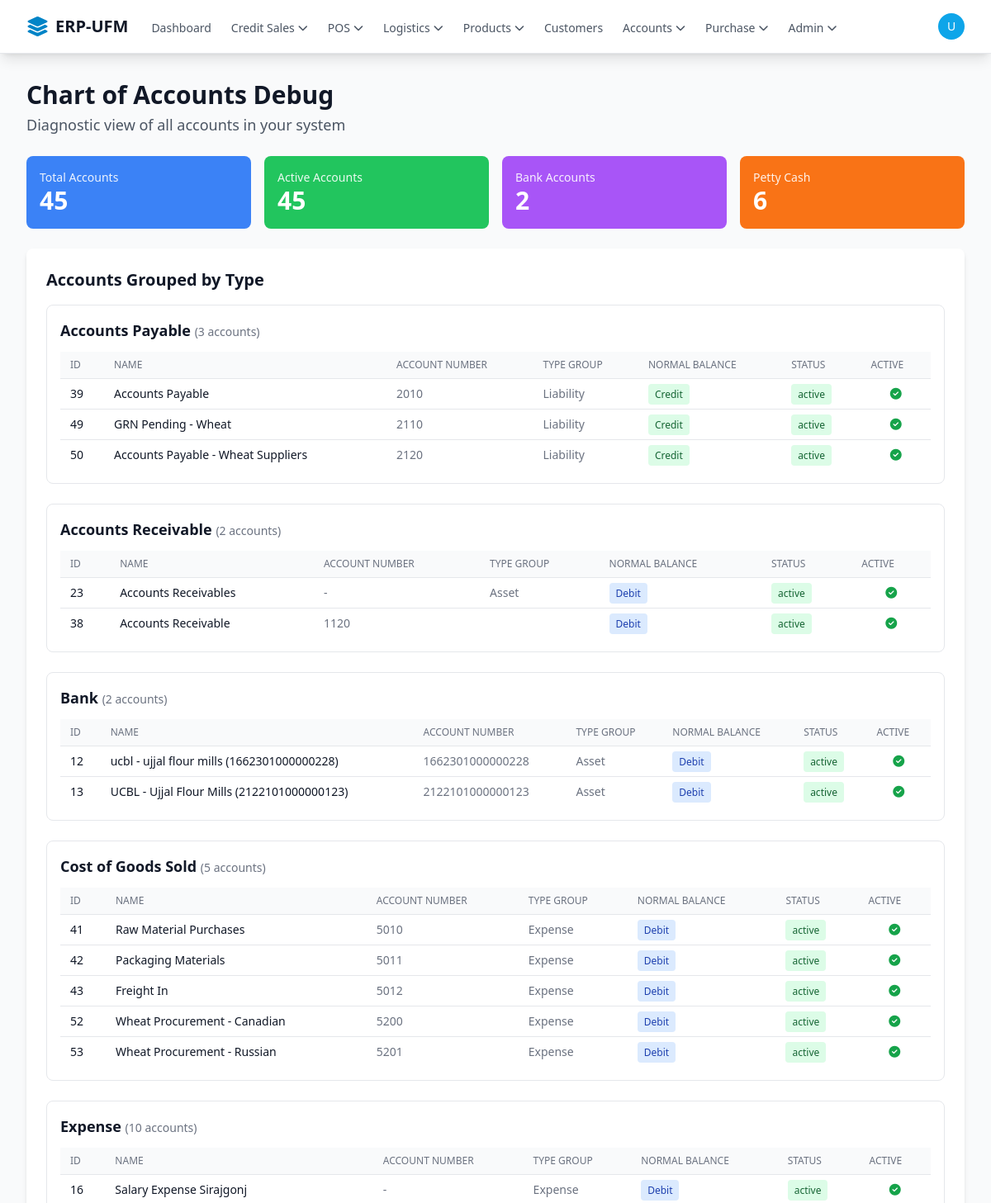
/accounts/debug_accounts.php (signed in, upper part), run on the app's committed database.
### tables this page shows
CREATE TABLE `chart_of_accounts` (
  `id` bigint(20) UNSIGNED NOT NULL,
  `account_number` varchar(100) DEFAULT NULL,
  `account_type` enum('Bank','Petty Cash','Cash','Accounts Receivable','Other Current Asset','Fixed Asset','Accounts Payable','Credit Card','Loan','Other Liability','Owner Equity','Revenue','Other Income','Expense','Cost of Goods Sold','Other Expense') NOT NULL,
  `branch_id` bigint(20) UNSIGNED DEFAULT NULL COMMENT 'Links petty cash accounts to specific branches for real-time tracking',
  `account_type_group` varchar(100) DEFAULT NULL COMMENT 'e.g., Asset, Liability, Expense',
  `normal_balance` enum('Debit','Credit') NOT NULL,
  `status` enum('active','inactive') NOT NULL DEFAULT 'active',
  `description` text DEFAULT NULL,
  `is_active` tinyint(1) NOT NULL DEFAULT 1,
  `created_at` timestamp NOT NULL DEFAULT current_timestamp(),
  `name` varchar(255) NOT NULL
);

### core/init.php (called while the page is built, shortened)
<?php
spl_autoload_register(function ($class) {
    $class_file = __DIR__ . '/classes/' . $class . '.php';
});
$db = Database::getInstance();

### core/classes/Database.php (called while the page is built, shortened)
<?php
class Database
{
    private static $_instance = null;
    private $_pdo,
            $_query,
            $_error = false,
            $_results,
            $_count = 0;
    private function __construct()
    {
        try {
            $options = [
                PDO::ATTR_PERSISTENT => true,
                PDO::ATTR_ERRMODE => PDO::ERRMODE_EXCEPTION,
                PDO::ATTR_DEFAULT_FETCH_MODE => PDO::FETCH_OBJ,
                PDO::MYSQL_ATTR_INIT_COMMAND => "SET NAMES utf8mb4 COLLATE utf8mb4_unicode_ci"
            ];
            $this->_pdo = new PDO('mysql:host=' . DB_HOST . ';dbname=' . DB_NAME . ';charset=utf8mb4', DB_USER, DB_PASS, $options);
        } catch (PDOException $e) {
            error_log("Database Connection Error: " . $e->getMessage());
            die("Database connection failed. Please check logs or contact support.");
        }
    }
    public static function getInstance()
    {
        if (!isset(self::$_instance)) {
            self::$_instance = new Database();
        }
        return self::$_instance;
    }
    public function query($sql, $params = [])
    {
        $this->_results = [];
        try {
            $this->_query = $this->_pdo->prepare($sql);
            $success = $this->_query->execute($params);
            if ($success) {
                if (stripos(trim($sql), 'SELECT') === 0) {
                    $this->_results = $this->_query->fetchAll(PDO::FETCH_OBJ);
                } else {
                    $this->_count = $this->_query->rowCount();
                }
            }
        } catch (PDOException $e) {
            $this->_error = true;
            error_log("SQL Error [{$e->getCode()}]: {$e->getMessage()} in query: $sql | Params: " . print_r($params, true));
        }
        return $this;
    }
    public function results()
    {
        return $this->_results;
    }
}
?>

### accounts/debug_accounts.php (the view, shortened to what this page needs)
<?php
require_once '../core/init.php';
global $db;
$all_accounts = [];
try {
    $all_accounts = $db->query(
        "SELECT
            id,
            name,
            account_number,
            account_type,
            account_type_group,
            normal_balance,
            status,
            is_active,
            created_at
         FROM chart_of_accounts
         ORDER BY id ASC"
    )->results();
} catch (Exception $e) {
    die("Error: " . $e->getMessage());
}
require_once '../templates/header.php';
?>
<div class="mb-6">
    <h1 class="text-3xl font-bold text-gray-900">Chart of Accounts Debug</h1>
    <p class="text-lg text-gray-600 mt-1">
        Diagnostic view of all accounts in your system
    </p>
</div>
<div class="grid grid-cols-1 md:grid-cols-4 gap-4 mb-6">
    <?php
    $total = count($all_accounts);
    $active = array_filter($all_accounts, fn($a) => $a->status === 'active' && $a->is_active == 1);
    $banks = array_filter($all_accounts, fn($a) => $a->account_type === 'Bank');
    $petty_cash = array_filter($all_accounts, fn($a) => $a->account_type === 'Petty Cash');
    ?>
    <div class="bg-blue-500 text-white rounded-lg p-4">
        <div class="text-sm opacity-90">Total Accounts</div>
        <div class="text-3xl font-bold"><?php echo $total; ?></div>
    </div>
    <div class="bg-green-500 text-white rounded-lg p-4">
        <div class="text-sm opacity-90">Active Accounts</div>
        <div class="text-3xl font-bold"><?php echo count($active); ?></div>
    </div>
    <div class="bg-purple-500 text-white rounded-lg p-4">
        <div class="text-sm opacity-90">Bank Accounts</div>
        <div class="text-3xl font-bold"><?php echo count($banks); ?></div>
    </div>
    <div class="bg-orange-500 text-white rounded-lg p-4">
        <div class="text-sm opacity-90">Petty Cash</div>
        <div class="text-3xl font-bold"><?php echo count($petty_cash); ?></div>
    </div>
</div>
<div class="bg-white rounded-lg shadow-md p-6 mb-6">
    <h2 class="text-xl font-bold text-gray-900 mb-4">Accounts Grouped by Type</h2>
    <?php
    $grouped = [];
    foreach ($all_accounts as $account) {
        $type = $account->account_type;
        if (!isset($grouped[$type])) {
            $grouped[$type] = [];
        }
        $grouped[$type][] = $account;
    }
    ksort($grouped);
    ?>
    <div class="space-y-6">
        <?php foreach ($grouped as $type => $accounts): ?>
            <div class="border border-gray-200 rounded-lg p-4">
                <h3 class="text-lg font-semibold text-gray-900 mb-3">
                    <?php echo htmlspecialchars($type); ?>
                    <span class="text-sm font-normal text-gray-500">(<?php echo count($accounts); ?> accounts)</span>
                </h3>
                <div class="overflow-x-auto">
                    <table class="min-w-full divide-y divide-gray-200">
                        <thead class="bg-gray-50">
                            <tr>
                                <th class="px-3 py-2 text-left text-xs font-medium text-gray-500 uppercase">ID</th>
                                <th class="px-3 py-2 text-left text-xs font-medium text-gray-500 uppercase">Name</th>
                                <th class="px-3 py-2 text-left text-xs font-medium text-gray-500 uppercase">Account Number</th>
                                <th class="px-3 py-2 text-left text-xs font-medium text-gray-500 uppercase">Type Group</th>
                                <th class="px-3 py-2 text-left text-xs font-medium text-gray-500 uppercase">Normal Balance</th>
                                <th class="px-3 py-2 text-left text-xs font-medium text-gray-500 uppercase">Status</th>
                                <th class="px-3 py-2 text-left text-xs font-medium text-gray-500 uppercase">Active</th>
                            </tr>
                        </thead>
                        <tbody class="bg-white divide-y divide-gray-200">
                            <?php foreach ($accounts as $account): ?>
                                <tr class="<?php echo ($account->status !== 'active' || $account->is_active != 1) ? 'bg-red-50' : ''; ?>">
                                    <td class="px-3 py-2 text-sm text-gray-900"><?php echo $account->id; ?></td>
                                    <td class="px-3 py-2 text-sm text-gray-900 font-medium">
                                        <?php echo htmlspecialchars($account->name); ?>
                                    </td>
                                    <td class="px-3 py-2 text-sm text-gray-500">
                                        <?php echo $account->account_number ? htmlspecialchars($account->account_number) : '-'; ?>
                                    </td>
                                    <td class="px-3 py-2 text-sm text-gray-500">
                                        <?php echo htmlspecialchars($account->account_type_group); ?>
                                    </td>
                                    <td class="px-3 py-2 text-sm">
                                        <span class="px-2 py-1 text-xs font-medium rounded <?php echo $account->normal_balance === 'Debit' ? 'bg-blue-100 text-blue-800' : 'bg-green-100 text-green-800'; ?>">
                                            <?php echo htmlspecialchars($account->normal_balance); ?>
                                        </span>
                                    </td>
                                    <td class="px-3 py-2 text-sm">
                                        <span class="px-2 py-1 text-xs font-medium rounded <?php echo $account->status === 'active' ? 'bg-green-100 text-green-800' : 'bg-red-100 text-red-800'; ?>">
                                            <?php echo htmlspecialchars($account->status); ?>
                                        </span>
                                    </td>
                                    <td class="px-3 py-2 text-sm text-center">
                                        <?php if ($account->is_active): ?>
                                            <i class="fas fa-check-circle text-green-600"></i>
                                        <?php else: ?>
                                            <i class="fas fa-times-circle text-red-600"></i>
                                        <?php endif; ?>
                                    </td>
                                </tr>
                            <?php endforeach; ?>
                        </tbody>
                    </table>
                </div>
            </div>
        <?php endforeach; ?>
    </div>
</div>
<?php
require_once '../templates/footer.php';
?>

### data on the page
chart_of_accounts: id "39", name "Accounts Payable", account_number "2010", account_type_group "Liability", normal_balance "Credit", status "active", is_active 1 (drawn)
chart_of_accounts: id "49", name "GRN Pending - Wheat", account_number "2110", account_type_group "Liability", normal_balance "Credit", status "active", is_active 1 (drawn)
chart_of_accounts: id "50", name "Accounts Payable - Wheat Suppliers", account_number "2120", account_type_group "Liability", normal_balance "Credit", status "active", is_active 1 (drawn)
chart_of_accounts: id "23", name "Accounts Receivables", account_type_group "Asset", normal_balance "Debit", status "active", is_active 1 (drawn)
chart_of_accounts: id "38", name "Accounts Receivable", account_number "1120", normal_balance "Debit", status "active", is_active 1 (drawn)
chart_of_accounts: id "12", name "ucbl - ujjal flour mills (1662301000000228)", account_number "1662301000000228", account_type_group "Asset", normal_balance "Debit", status "active", is_active 1 (drawn)
chart_of_accounts: id "13", name "UCBL - Ujjal Flour Mills (2122101000000123)", account_number "2122101000000123", account_type_group "Asset", normal_balance "Debit", status "active", is_active 1 (drawn)
chart_of_accounts: id "41", name "Raw Material Purchases", account_number "5010", account_type_group "Expense", normal_balance "Debit", status "active", is_active 1 (drawn)
chart_of_accounts: id "42", name "Packaging Materials", account_number "5011", account_type_group "Expense", normal_balance "Debit", status "active", is_active 1 (drawn)
chart_of_accounts: id "43", name "Freight In", account_number "5012", account_type_group "Expense", normal_balance "Debit", status "active", is_active 1 (drawn)
chart_of_accounts: id "52", name "Wheat Procurement - Canadian", account_number "5200", account_type_group "Expense", normal_balance "Debit", status "active", is_active 1 (drawn)
chart_of_accounts: id "53", name "Wheat Procurement - Russian", account_number "5201", account_type_group "Expense", normal_balance "Debit", status "active", is_active 1 (drawn)
chart_of_accounts: id "16", name "Salary Expense Sirajgonj", account_type_group "Expense", normal_balance "Debit", status "active", is_active 1 (drawn)

### other printed values
APP_NAME "ERP-UFM"
substr($currentUser['display_name'] ?? 'U', 0, 1) "U"
$total "45"
count($active) "45"
count($banks) "2"
count($petty_cash) "6"
$type "Accounts Payable"
count($accounts) "3"
$type "Accounts Receivable"
count($accounts) "2"
$type "Bank"
$type "Cost of Goods Sold"
count($accounts) "5"
$type "Expense"
count($accounts) "10"
